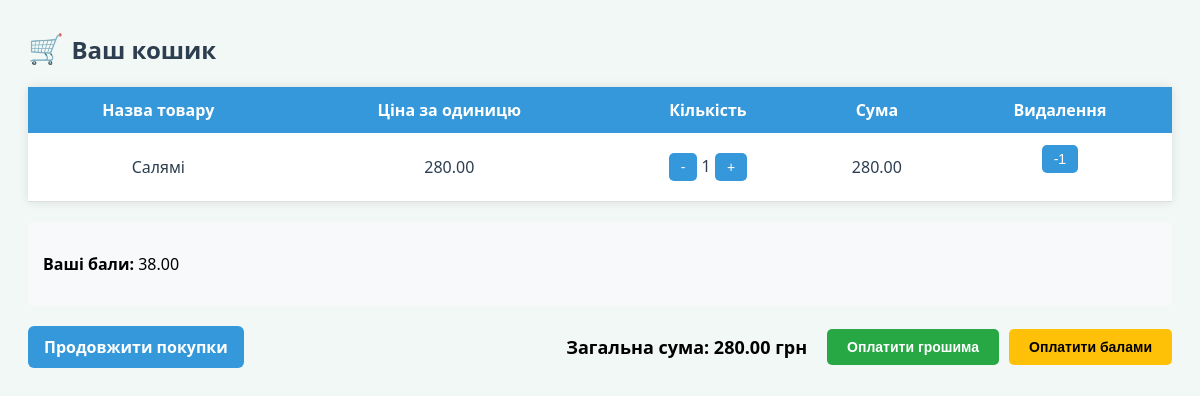
/market/cart/ (signed in), run on an earlier commit of the app's database.
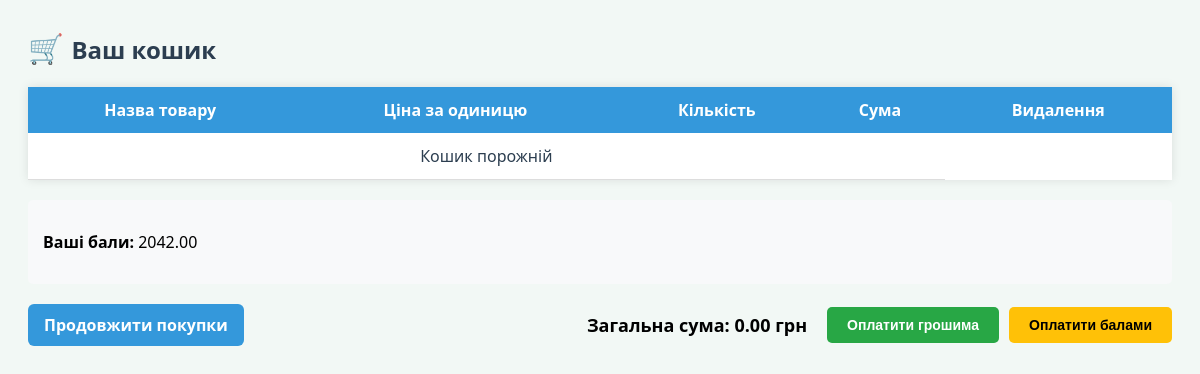
And on a later commit of the database.
### Market/models.py (models this page shows, shortened)
class Cart(models.Model):
    user = models.ForeignKey(settings.AUTH_USER_MODEL, on_delete=models.CASCADE, null=True, blank=True)
    product = models.ForeignKey(Product, on_delete=models.CASCADE)
    quantity = models.PositiveIntegerField(default=1)

class Product(models.Model):
    SECTION_CHOICES = [
        ('Піца', 'Піца'),
        ('Суші', 'Суші'),
        ('Салати', 'Салати'),
        ('Напої', 'Напої'),
        ('Десерти', 'Десерти'),
    ]
    name = models.CharField(max_length=255)
    price = models.DecimalField(max_digits=8, decimal_places=2)
    description = models.TextField()
    image = models.ImageField(upload_to='products/')
    section = models.CharField(max_length=20, choices=SECTION_CHOICES, default='pizza')  # <-- додано

class CustomUser(AbstractUser):
    age = models.IntegerField(null=True, blank=True)
    country = models.CharField(max_length=100, blank=True)
    address = models.TextField(blank=True)
    bonus_points = models.DecimalField(max_digits=10, decimal_places=2, default=0.00)
    bonus_points = models.DecimalField(max_digits=10, decimal_places=2, default=0.00)  # Поле для зберігання бонусних балів користувача
    class Meta:
        db_table = 'market_customuser'
    groups = models.ManyToManyField(
        'auth.Group',
        verbose_name='groups',
        blank=True,
        help_text='The groups this user belongs to.',
        related_name='custom_user_set',
        related_query_name='custom_user',
    )
    user_permissions = models.ManyToManyField(
        'auth.Permission',
        verbose_name='user permissions',
        blank=True,
        help_text='Specific permissions for this user.',
        related_name='custom_user_set',
        related_query_name='custom_user',
    )

### Market/views.py (the view)
# urls.py: path('cart/', views.view_cart, name='view_cart'),
@login_required
def view_cart(request):
    cart_items = Cart.objects.filter(user=request.user)
    total = sum(item.product.price * item.quantity for item in cart_items)
    return render(request, 'Market/cart.html', {
        'cart_items': cart_items,
        'total': total,
        'user_bonus_points': request.user.bonus_points
    })

### Market/templates/Market/cart.html (shortened to what this page needs)
<h2>Ваш кошик</h2>
<table class="table">
  <thead>
    <tr>
      <th>Назва товару</th>
      <th>Ціна за одиницю</th>
      <th>Кількість</th>
      <th>Сума</th>
      <th>Видалення</th>
    </tr>
  </thead>
  <tbody>
    {% for item in cart_items %}
    <tr>
      <td>{{ item.product.name }}</td>
      <td>{{ item.product.price }}</td>
      <td>
        <form method="post" action="{% url 'Market:remove_from_cart' item.product.id %}" style="display:inline;">
          <button type="submit">-</button>
        </form>
        {{ item.quantity }}
        <form method="post" action="{% url 'Market:add_to_cart' item.product.id %}" style="display:inline;">
          <button type="submit">+</button>
        </form>
      </td>
      <td>{{ item.product.price|floatformat:2 }}</td>
      <td>
        <form method="post" action="{% url 'remove_from_cart' item.product.id %}">
          <button type="submit">-1</button>
        </form>
      </td>
    </tr>
    {% empty %}
    <tr><td colspan="4">Кошик порожній</td></tr>
    {% endfor %}
  </tbody>
</table>
<div style="margin: 20px 0; padding: 15px; background-color: #f8f9fa; border-radius: 5px;">
  <p><strong>Ваші бали:</strong> {{ user_bonus_points|floatformat:2 }}</p>
</div>
<form method="post" action="{% url 'Market:checkout' %}">
  <div class="menu-sum-row">
    <a class="menu-link" href="{% url 'Market:menu' %}">Продовжити покупки</a>
    <div style="display: flex; align-items: center; gap: 20px;">
      <div class="total-sum">Загальна сума: {{ total|floatformat:2 }} грн</div>
      <div style="display: flex; gap: 10px;">
        <button type="submit" name="payment_mode" value="money"
                style="background-color: #28a745; color: white; padding: 10px 20px; border: none; border-radius: 5px; font-weight: bold; cursor: pointer;">
          Оплатити грошима
        </button>
        <button type="submit" name="payment_mode" value="bonus"
                style="background-color: #ffc107; color: black; padding: 10px 20px; border: none; border-radius: 5px; font-weight: bold; cursor: pointer;"
                {% if user_bonus_points < total %}disabled{% endif %}>
          Оплатити балами
        </button>
      </div>
    </div>
  </div>
</form>

What changed in the data, as far as the page shows it:
removed Cart: product.name "Салямі", product.price "280.00", quantity "1"
changed CustomUser: bonus_points "38.00" → "2042.00"
Also different on the page:
{{ total|floatformat:2 }}: "280.00" → "0.00"
text now shown: "Кошик порожній"
